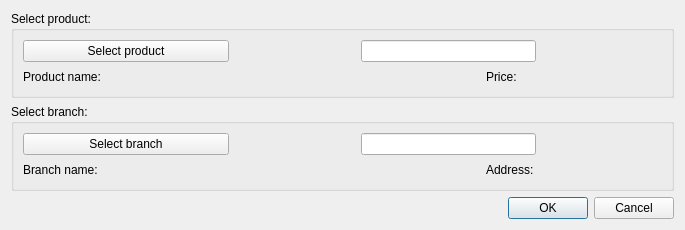
<?xml version="1.0" encoding="UTF-8"?>
<ui version="4.0">
 <class>CreateProductBranch</class>
 <widget class="QDialog" name="CreateProductBranch">
  <property name="geometry">
   <rect>
    <x>0</x>
    <y>0</y>
    <width>685</width>
    <height>223</height>
   </rect>
  </property>
  <property name="windowTitle">
   <string>Create/Update product-branch relation</string>
  </property>
  <property name="locale">
   <locale language="English" country="UnitedStates"/>
  </property>
  <property name="modal">
   <bool>false</bool>
  </property>
  <layout class="QGridLayout" name="gridLayout">
   <property name="leftMargin">
    <number>11</number>
   </property>
   <property name="topMargin">
    <number>11</number>
   </property>
   <property name="rightMargin">
    <number>11</number>
   </property>
   <property name="bottomMargin">
    <number>11</number>
   </property>
   <item row="9" column="0" colspan="2">
    <layout class="QHBoxLayout" name="horizontalLayout">
     <item>
      <spacer name="horizontalSpacer">
       <property name="orientation">
        <enum>Qt::Horizontal</enum>
       </property>
       <property name="sizeHint" stdset="0">
        <size>
         <width>40</width>
         <height>20</height>
        </size>
       </property>
      </spacer>
     </item>
     <item>
      <widget class="QPushButton" name="okBtn">
       <property name="text">
        <string>OK</string>
       </property>
      </widget>
     </item>
     <item>
      <widget class="QPushButton" name="cancelBtn">
       <property name="text">
        <string>Cancel</string>
       </property>
      </widget>
     </item>
    </layout>
   </item>
   <item row="2" column="0" colspan="2">
    <widget class="QGroupBox" name="groupBox_4">
     <property name="title">
      <string>Select branch:</string>
     </property>
     <layout class="QGridLayout" name="gridLayout_5">
      <item row="1" column="4">
       <widget class="QLabel" name="addressLb">
        <property name="minimumSize">
         <size>
          <width>50</width>
          <height>0</height>
         </size>
        </property>
        <property name="maximumSize">
         <size>
          <width>50</width>
          <height>16777215</height>
         </size>
        </property>
        <property name="text">
         <string>Address:</string>
        </property>
       </widget>
      </item>
      <item row="1" column="1" colspan="2">
       <widget class="QLabel" name="branchNamePh">
        <property name="minimumSize">
         <size>
          <width>100</width>
          <height>0</height>
         </size>
        </property>
        <property name="font">
         <font>
          <family>Times New Roman</family>
          <pointsize>12</pointsize>
          <weight>75</weight>
          <italic>true</italic>
          <bold>true</bold>
         </font>
        </property>
        <property name="text">
         <string/>
        </property>
       </widget>
      </item>
      <item row="0" column="3" colspan="2">
       <widget class="QLineEdit" name="branchEdit">
        <property name="toolTip">
         <string>Must not be empty</string>
        </property>
        <property name="readOnly">
         <bool>true</bool>
        </property>
       </widget>
      </item>
      <item row="1" column="0">
       <widget class="QLabel" name="bNameLb_2">
        <property name="minimumSize">
         <size>
          <width>80</width>
          <height>0</height>
         </size>
        </property>
        <property name="maximumSize">
         <size>
          <width>50</width>
          <height>16777215</height>
         </size>
        </property>
        <property name="text">
         <string>Branch name:</string>
        </property>
       </widget>
      </item>
      <item row="0" column="0" colspan="2">
       <widget class="QPushButton" name="branchBtn">
        <property name="minimumSize">
         <size>
          <width>150</width>
          <height>0</height>
         </size>
        </property>
        <property name="text">
         <string>Select branch</string>
        </property>
       </widget>
      </item>
      <item row="1" column="5">
       <widget class="QLabel" name="addressPh">
        <property name="minimumSize">
         <size>
          <width>100</width>
          <height>0</height>
         </size>
        </property>
        <property name="font">
         <font>
          <family>Times New Roman</family>
          <pointsize>12</pointsize>
          <weight>75</weight>
          <italic>true</italic>
          <bold>true</bold>
         </font>
        </property>
        <property name="text">
         <string/>
        </property>
       </widget>
      </item>
     </layout>
     <zorder>branchEdit</zorder>
     <zorder>branchNamePh</zorder>
     <zorder>addressLb</zorder>
     <zorder>bNameLb_2</zorder>
     <zorder>addressPh</zorder>
     <zorder>branchBtn</zorder>
    </widget>
   </item>
   <item row="1" column="0" colspan="2">
    <widget class="QGroupBox" name="groupBox_3">
     <property name="title">
      <string>Select product:</string>
     </property>
     <layout class="QGridLayout" name="gridLayout_4">
      <item row="0" column="3" colspan="2">
       <widget class="QLineEdit" name="productEdit">
        <property name="toolTip">
         <string>Must not be empty</string>
        </property>
        <property name="readOnly">
         <bool>true</bool>
        </property>
       </widget>
      </item>
      <item row="1" column="1" colspan="2">
       <widget class="QLabel" name="productNamePh">
        <property name="minimumSize">
         <size>
          <width>100</width>
          <height>0</height>
         </size>
        </property>
        <property name="font">
         <font>
          <family>Times New Roman</family>
          <pointsize>12</pointsize>
          <weight>75</weight>
          <italic>true</italic>
          <bold>true</bold>
         </font>
        </property>
        <property name="text">
         <string/>
        </property>
       </widget>
      </item>
      <item row="1" column="4">
       <widget class="QLabel" name="priceLb">
        <property name="minimumSize">
         <size>
          <width>50</width>
          <height>0</height>
         </size>
        </property>
        <property name="maximumSize">
         <size>
          <width>50</width>
          <height>16777215</height>
         </size>
        </property>
        <property name="text">
         <string>Price:</string>
        </property>
       </widget>
      </item>
      <item row="1" column="0">
       <widget class="QLabel" name="bNameLb">
        <property name="minimumSize">
         <size>
          <width>80</width>
          <height>0</height>
         </size>
        </property>
        <property name="maximumSize">
         <size>
          <width>50</width>
          <height>16777215</height>
         </size>
        </property>
        <property name="text">
         <string>Product name:</string>
        </property>
       </widget>
      </item>
      <item row="0" column="0" colspan="2">
       <widget class="QPushButton" name="productBtn">
        <property name="minimumSize">
         <size>
          <width>150</width>
          <height>0</height>
         </size>
        </property>
        <property name="text">
         <string>Select product</string>
        </property>
       </widget>
      </item>
      <item row="1" column="5">
       <widget class="QLabel" name="pricePh">
        <property name="minimumSize">
         <size>
          <width>100</width>
          <height>0</height>
         </size>
        </property>
        <property name="font">
         <font>
          <family>Times New Roman</family>
          <pointsize>12</pointsize>
          <weight>75</weight>
          <italic>true</italic>
          <bold>true</bold>
         </font>
        </property>
        <property name="text">
         <string/>
        </property>
       </widget>
      </item>
     </layout>
     <zorder>productBtn</zorder>
     <zorder>bNameLb</zorder>
     <zorder>productNamePh</zorder>
     <zorder>productEdit</zorder>
     <zorder>priceLb</zorder>
     <zorder>pricePh</zorder>
    </widget>
   </item>
  </layout>
 </widget>
 <tabstops>
  <tabstop>okBtn</tabstop>
  <tabstop>cancelBtn</tabstop>
 </tabstops>
 <resources/>
 <connections/>
</ui>
